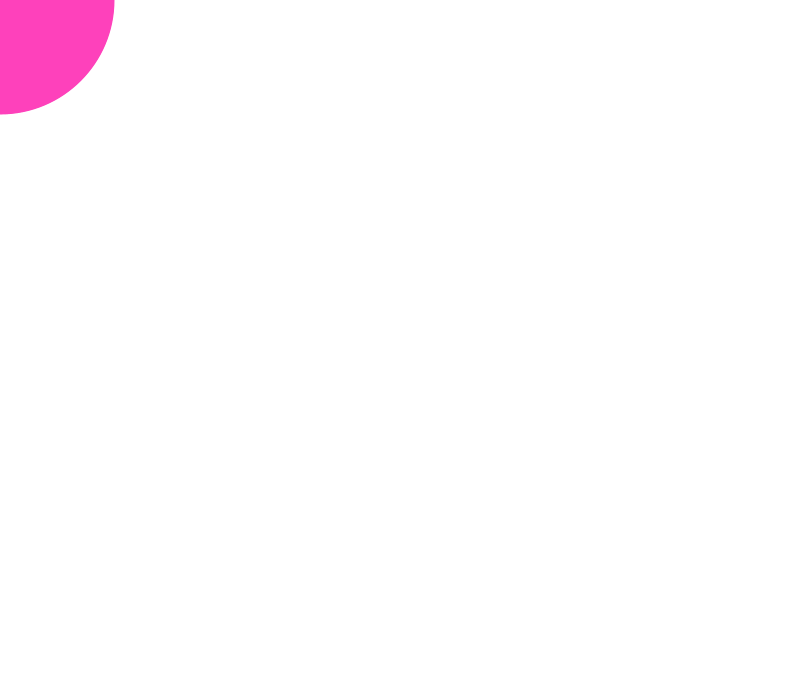
Frame 1 (no input)
Frame 60 (the mouse pressed at the canvas centre just before this capture): identical to frame 1, image omitted
Frame 120 (the mouse held since frame 60 and released just before this capture): identical to frame 1, image omitted

The Processing sketch that drew this single still picture (run headless with seeded random() and noise(); from frame 60 on, the mouse is pressed at the canvas centre):

// Processing sketch: processing_174866
// ── processing_174866.pde

int[] x = new int[230]; 
int[] y = new int[230];

  

boolean runToySnake = true;


void setup() {
  size(800,700);
  
  smooth();
  //set up arrays
  for (int i = 0; i < x.length; i ++ ) {
    x[i] = 0; 
    y[i] = 0;
  }
}

void draw() {
  //set up pause/play toggle boolean
  if(runToySnake){
    toySnake();
  }
  
  
  //shift array values down
  for (int i = 0; i < x.length-1; i ++ ) {
    x[i] = x[i+1]; 
    y[i] = y[i+1];
    
  }
  
  //update location
  x[x.length-1] = mouseX; 
  y[y.length-1] = mouseY; 
  
    
  
}

//set up pause/play toggle function
void mousePressed() {
  if(runToySnake == true){
     runToySnake = false; 
     
  }
  else{
    runToySnake = true;   
  }
  
}

void toySnake(){
background(255);  
//draw snake
for (int i = 0; i < x.length; i ++ ) {
    noStroke();
    fill(255-i*500);
    if (key == 'a' || key == 'a'){
         fill(255-i*700);}
    //set up 'animate snake w. stroke'
    if (key == 's' || key == 's'){
         fill(255-i*700);
       stroke(255);}
    //set up 'animate dark-colored snake w. stroke
    if (key == 'd' || key == 'd'){  
        fill(255-i*1);
        stroke(255-i*700);
          
        }
    ellipse(x[i],y[i],i,i);
    //set up 'animate snake
    
    
    
  }
  
 
  
}
